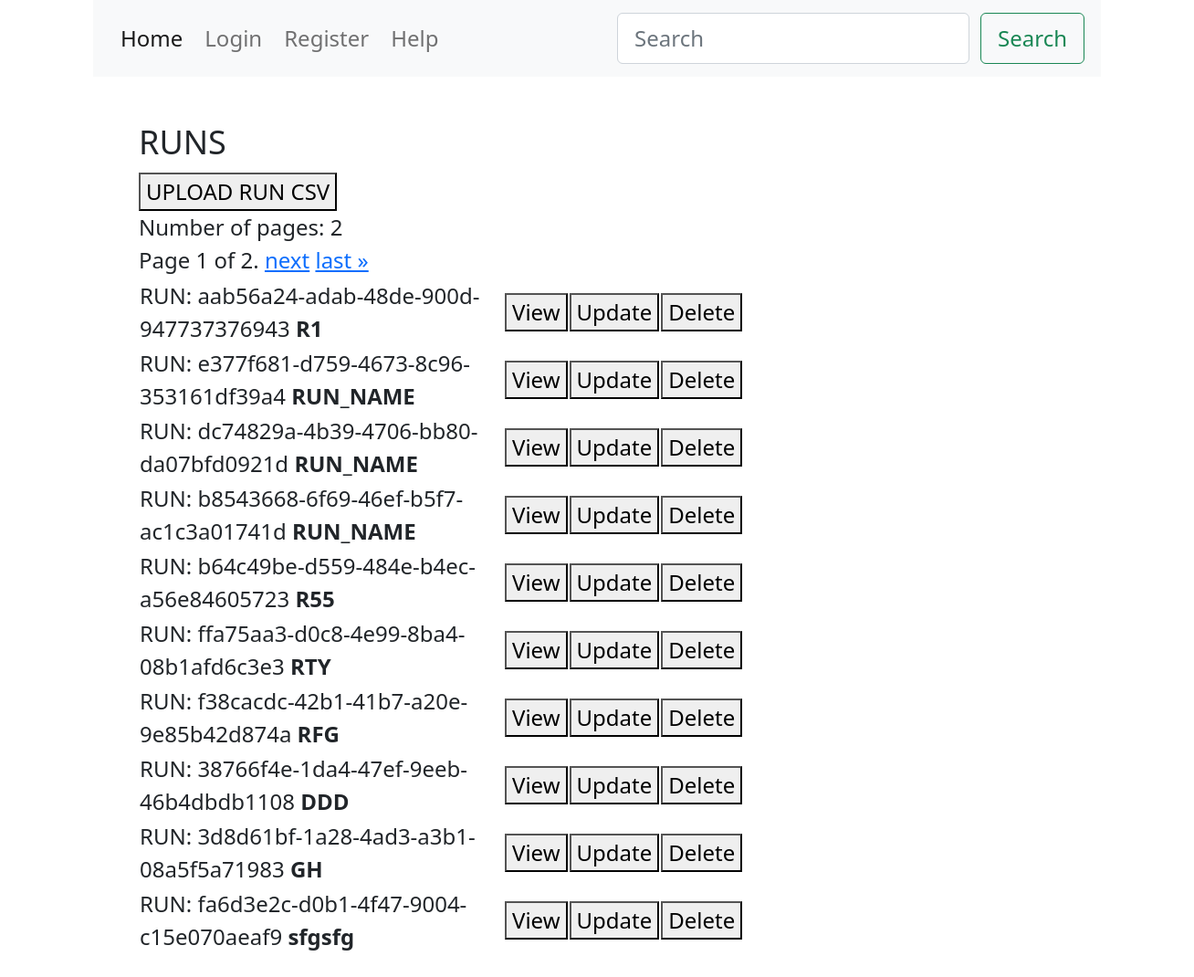
Before: /runs/ with the older database file.
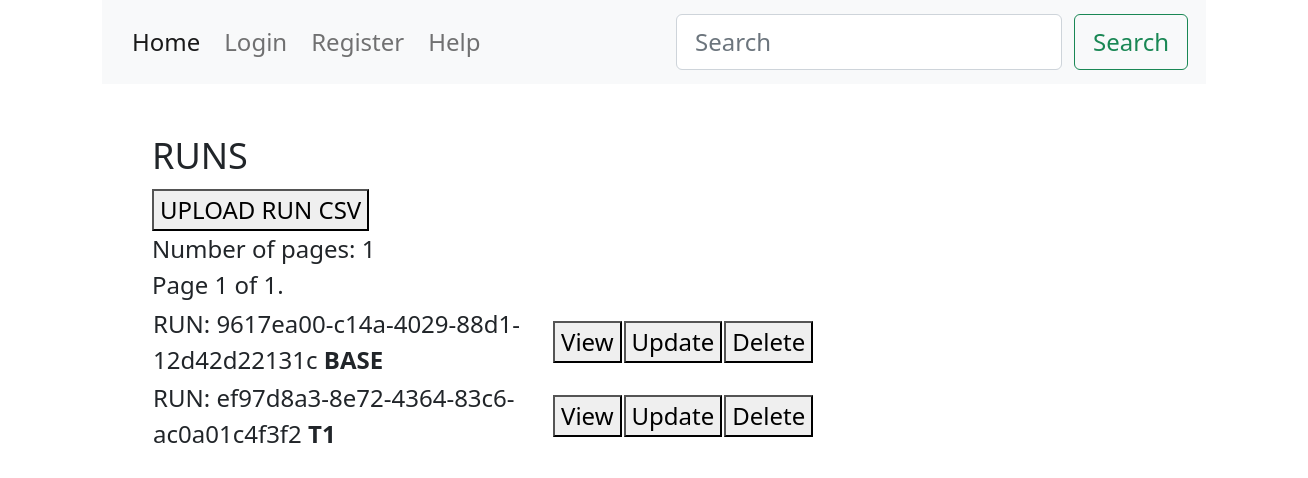
After: the same page with the newer database file.
### runs/models.py (models this page shows, shortened)
class Run(models.Model):
    run_id = models.CharField(
        max_length=255,
        unique=True,
        primary_key=True,
        editable=False,
        default=uuid.uuid4,
    )
    run_name = models.CharField(max_length=100, default="RUN_NAME")
    run_date = models.CharField(max_length=100, null=True, default="2023-01-01 09:00")
    uploaded_filename = models.FileField(null=True, blank=True, upload_to="data/")
    project_id = models.PositiveIntegerField(default=1)
    data_scientist_id = models.PositiveIntegerField(default=1)
    mlr_dataset = models.CharField(max_length=255, default="datased-used")
    feature_set = models.CharField(max_length=255, default="NA")
    split = models.FloatField(default=0.0)
    tuned = models.BooleanField(default=False)
    setup = models.CharField(max_length=1000, default="setup-config")
    model_used = models.CharField(max_length=1000, default="model-parameters")
    holdout_acc = models.FloatField(default=0.0)
    metrics_dict = models.CharField(max_length=1000, default="{'example_field':'value}")
    accuracy = models.FloatField(default=0.0)
    roc_auc = models.FloatField(default=0.0)
    recall = models.FloatField(default=0.0)
    precision = models.FloatField(default=0.0)
    f1 = models.FloatField(default=0.0)
    kappa = models.FloatField(default=0.0)
    mcc = models.FloatField(default=0.0)

### runs/views.py (the view)
# urls.py: path("runs/", include("runs.urls")),
def runs(request):
    runs = Run.objects.all()
    page_number = request.GET.get("page")
    if not page_number:
        page_number = 1
    paginator = Paginator(runs, 10)
    page_obj = paginator.get_page(page_number)
    runs = paginator.page(page_number)
    context = {"runs": runs, "page_obj": page_obj}
    return render(request, "runs/runs.html", context)

### runs/templates/runs/runs.html (shortened to what this page needs)
{% extends 'base.html' %} {% block content %}
<div class="container content">
  <main>
    <div class="">
      <div class="">
        <div class="" style="width:1200px;">
          <div class="">
            <h4>RUNS</h4>
          </div>
          <div class="">
            <a href="{% url 'runs:create-run-csv' %}"><button type="button" class="">UPLOAD
                RUN CSV</button></a>
          </div>
          <div>Number of pages: {{page_obj.paginator.num_pages}}</div>
          <div class="pagination">
            <span class="step-links">
              <span class="current">
                Page {{ page_obj.number }} of {{ page_obj.paginator.num_pages }}.
              </span>
              {% if page_obj.has_next %}
              <a href="?page={{ page_obj.next_page_number }}">next</a>
              <a href="?page={{ page_obj.paginator.num_pages }}">last &raquo;</a>
              {% endif %}
            </span>
          </div>
          <div class="">
            <table class="table-auto border-collapse ">
              <thead>
                <tr>
                  <th class=""></th>
                  <th class=""></th>
                  <th class=""></th>
                  <th class=""></th>
                </tr>
              </thead>
              <tbody>
                {% for run in runs %}
                <tr class="">
                  <td class="" style="width:400px">
                    RUN:&nbsp;{{run.run_id}} <b>{{run.run_name}}</b>
                  </td>
                  <td class="">
                    <a href="{% url 'runs:run' run.run_id %}" class=""><button type="button" class="">View</button>
                    </a>
                  </td>
                  <td class="">
                    <a href="" class=""><button type=" button" class="">Update</button></a>
                  </td>
                  <td class="">
                    <a href="" class="">
                      <button type="button" class="">Delete</button></a>
                  </td>
                </tr>
                {% endfor %}
              </tbody>
            </table>
          </div>
        </div>
      </div>
    </div>
  </main>
</div>
{% endblock content %}

### templates/base.html (shortened to what this page needs)
<!DOCTYPE html>
{% load static %}
<html>
<head>
  <link href="https://cdn.jsdelivr.net/npm/bootstrap@5.0.2/dist/css/bootstrap.min.css" rel="stylesheet"
>
  <link rel="stylesheet" href="{% static 'css/custom.css' %}">
</head>
<body>
  {% include 'navbar.html' %}
  <div class="container">
    {% block content %}
    {% endblock content %}
  </div>
</body>
</html>

### templates/navbar.html (shortened to what this page needs)
{% load static %}
<div class="container">
    <header>
        <nav class="navbar navbar-expand-lg navbar-light bg-light">
            <div class="container-fluid">
                <div class="collapse navbar-collapse" id="navbarSupportedContent">
                    <ul class="navbar-nav me-auto mb-2 mb-lg-0">
                        <li class="nav-item">
                            <a class="nav-link active" aria-current="page" href="{% url 'home' %}">Home</a>
                        </li>
                        {% if user.is_authenticated %}
                        <li class="nav-item ">
                        <li class="nav-item">
                            <a class="nav-link" href="{% url 'projects:projects' %}"> Projects</a>
                        </li>
                        <li class="nav-item dropdown">
                            <a class="nav-link dropdown-toggle" href="#" id="navbarDropdown" role="button"
                                data-bs-toggle="dropdown" aria-expanded="false">
                                Runs
                            </a>
                            <ul class="dropdown-menu" aria-labelledby="navbarDropdown">
                                <li><a class="dropdown-item" href="{% url 'runs:runs' %}">Runs</a></li>
                                <li><a class="dropdown-item" href="{% url 'runs:create-run-csv' %}">Create Runs</a></li>
                                <li>
                                    <hr class="dropdown-divider">
                                </li>
                                <li><a class="dropdown-item" href="#">Reports</a></li>
                            </ul>
                        </li>
                        <li><a class="nav-link" href="{% url 'authuser:logout' %}">Logout</a></li>
                        <li><a class="nav-link" href="/admin">Admin</a></li>
                        {% else %}
                        <li><a class="nav-link" href="{% url 'authuser:login' %}">Login</a></li>
                        <li><a class="nav-link" href="#">Register</a></li>
                        {% endif %}
                        <li><a class="nav-link" href="#">Help</a></li>
                    </ul>
                    <form class="d-flex">
                        <input class="form-control me-2" type="search" placeholder="Search" aria-label="Search">
                        <button class="btn btn-outline-success" type="submit">Search</button>
                    </form>
                </div>
            </div>
        </nav>
    </header>
</div>

### static/css/custom.css (style rules this page uses)
* { font-size: 24px; }
.content { padding: 50px; }

### templates/base.html (style rules this page uses)
html { margin-left: calc(100vw - 100%); }

Changed rows visible on the page:
removed Run: run_id "aab56a24-adab-48de-900d-947737376943", run_name "R1"
removed Run: run_id "e377f681-d759-4673-8c96-353161df39a4", run_name "RUN_NAME"
removed Run: run_id "dc74829a-4b39-4706-bb80-da07bfd0921d", run_name "RUN_NAME"
removed Run: run_id "b8543668-6f69-46ef-b5f7-ac1c3a01741d", run_name "RUN_NAME"
removed Run: run_id "b64c49be-d559-484e-b4ec-a56e84605723", run_name "R55"
removed Run: run_id "ffa75aa3-d0c8-4e99-8ba4-08b1afd6c3e3", run_name "RTY"
removed Run: run_id "f38cacdc-42b1-41b7-a20e-9e85b42d874a", run_name "RFG"
removed Run: run_id "38766f4e-1da4-47ef-9eeb-46b4dbdb1108", run_name "DDD"
removed Run: run_id "3d8d61bf-1a28-4ad3-a3b1-08a5f5a71983", run_name "GH"
removed Run: run_id "fa6d3e2c-d0b1-4f47-9004-c15e070aeaf9", run_name "sfgsfg"
added Run: run_id "9617ea00-c14a-4029-88d1-12d42d22131c", run_name "BASE"
added Run: run_id "ef97d8a3-8e72-4364-83c6-ac0a01c4f3f2", run_name "T1"
Other visible differences:
{{ page_obj.paginator.num_pages }}: "2" → "1"
text no longer shown: "next last »"
